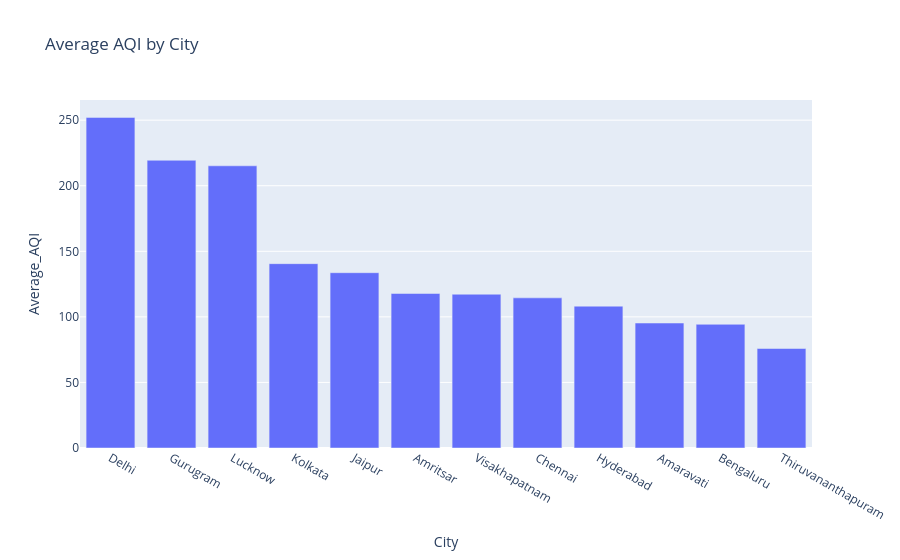

Notebook code for this chart:
### Code cell
fig = px.bar(
    city_aqi,
    x="City",
    y="Average_AQI",
    title="Average AQI by City"
)

fig.show()

### Figure 1 — Plotly figure (JSON) as saved in the notebook; plotly's stock layout.template omitted (floating-point values rounded to 4 significant figures)
{"data": [{"hovertemplate": "City=%{x}<br>Average_AQI=%{y}<extra></extra>", "legendgroup": "", "marker": {"color": "#636efa", "pattern": {"shape": ""}}, "name": "", "orientation": "v", "showlegend": false, "textposition": "auto", "type": "bar", "x": ["Delhi", "Gurugram", "Lucknow", "Kolkata", "Jaipur", "Amritsar", "Visakhapatnam", "Chennai", "Hyderabad", "Amaravati", "Bengaluru", "Thiruvananthapuram"], "xaxis": "x", "y": [252.1, 219.4, 215.2, 140.6, 133.7, 117.8, 117.3, 114.5, 108.2, 95.3, 94.32, 75.88], "yaxis": "y"}], "layout": {"barmode": "relative", "legend": {"tracegroupgap": 0}, "title": {"text": "Average AQI by City"}, "xaxis": {"anchor": "y", "domain": [0, 1], "title": {"text": "City"}}, "yaxis": {"anchor": "x", "domain": [0, 1], "title": {"text": "Average_AQI"}}}}
